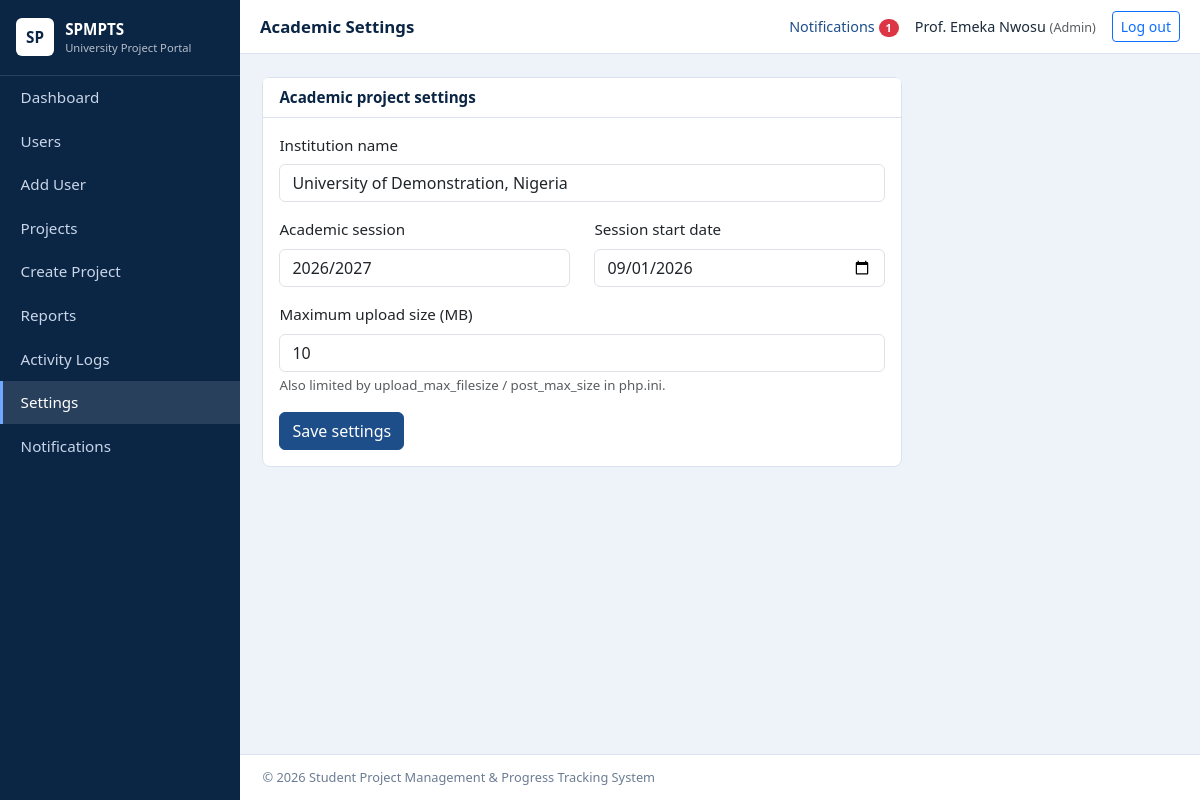
Screenshot of /admin/settings.php (signed in) with the database file from the repository.
### tables this page shows
CREATE TABLE academic_settings (
  id INT UNSIGNED AUTO_INCREMENT PRIMARY KEY,
  setting_key VARCHAR(80) NOT NULL UNIQUE,
  setting_value VARCHAR(255) NOT NULL,
  updated_at TIMESTAMP NOT NULL DEFAULT CURRENT_TIMESTAMP ON UPDATE CURRENT_TIMESTAMP
);

### config/db.php (called while the page is built, shortened)
<?php
function db(): PDO {
    static $pdo = null;
    if ($pdo === null) {
        try {
            $pdo = new PDO('mysql:host=' . DB_HOST . ';dbname=' . DB_NAME . ';charset=utf8mb4', DB_USER, DB_PASS, [
                PDO::ATTR_ERRMODE => PDO::ERRMODE_EXCEPTION,
                PDO::ATTR_DEFAULT_FETCH_MODE => PDO::FETCH_ASSOC,
                PDO::ATTR_EMULATE_PREPARES => false,
            ]);
        } catch (PDOException $e) {
            http_response_code(500);
            exit('Database connection failed. Check config/db.php and make sure MySQL is running and database.sql has been imported.');
        }
    }
    return $pdo;
}

### includes/auth.php (called while the page is built, shortened)
<?php
require_once __DIR__ . '/../config/db.php';
function e($v): string { return htmlspecialchars((string)$v, ENT_QUOTES, 'UTF-8'); }
function setting(string $key, string $default = ''): string {
    $st = db()->prepare('SELECT setting_value FROM academic_settings WHERE setting_key=?'); $st->execute([$key]);
    $v = $st->fetchColumn(); return $v === false ? $default : (string)$v;
}

### admin/settings.php (the view, shortened to what this page needs)
<?php
require_once __DIR__ . '/../includes/auth.php';
$pageTitle = 'Academic Settings'; include __DIR__ . '/../includes/header.php';
foreach ($errors as $er): ?><div class="alert alert-danger py-2"><?= e($er) ?></div><?php endforeach; ?>
<div class="card" style="max-width:640px"><div class="card-header">Academic project settings</div><div class="card-body"><form method="post"><?= csrf_field() ?>
 <div class="mb-3"><label class="form-label">Institution name</label><input name="institution_name" class="form-control" value="<?= e($_POST['institution_name'] ?? setting('institution_name')) ?>" required></div>
 <div class="row"><div class="col-md-6 mb-3"><label class="form-label">Academic session</label><input name="academic_session" class="form-control" placeholder="2026/2027" value="<?= e($_POST['academic_session'] ?? setting('academic_session')) ?>" required></div>
 <div class="col-md-6 mb-3"><label class="form-label">Session start date</label><input type="date" name="session_start_date" class="form-control" value="<?= e($_POST['session_start_date'] ?? setting('session_start_date')) ?>" required></div></div>
 <div class="mb-3"><label class="form-label">Maximum upload size (MB)</label><input type="number" name="max_upload_mb" min="1" max="50" class="form-control" value="<?= e($_POST['max_upload_mb'] ?? setting('max_upload_mb', '10')) ?>" required><div class="form-text">Also limited by upload_max_filesize / post_max_size in php.ini.</div></div>
 <button class="btn btn-primary">Save settings</button></form></div></div>
<?php include __DIR__ . '/../includes/footer.php'; ?>

### assets/css/style.css (style rules this page uses)
:root { --navy:#0b2545;--blue:#1d4e89;--light:#eef3f9;--line:#d9e2ee }
body { background:var(--light);font-family:"Segoe UI",Roboto,Arial,sans-serif;color:#1c2b3a;font-size:.95rem }
.card { border:1px solid var(--line);border-radius:8px;box-shadow:none }
.card-header { background:#fff;font-weight:600;color:var(--navy);border-bottom:1px solid var(--line) }
.btn-primary { background:var(--blue);border-color:var(--blue) }

### rows the page displays
academic_settings: institution_name "University of Demonstration, Nigeria"
academic_settings: academic_session "2026/2027"
academic_settings: session_start_date "09/01/2026"
academic_settings: max_upload_mb "10"

### other values shown
$label "Dashboard"
$label "Users"
$label "Add User"
$label "Projects"
$label "Create Project"
$label "Reports"
$label "Activity Logs"
$label "Settings"
$pageTitle "Academic Settings"
$unread "1"
$_SESSION['name'] "Prof. Emeka Nwosu"
$role "Admin"
